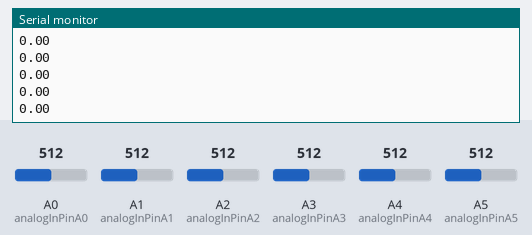
This sketch was run on a simulated Arduino Uno, built with avr-gcc and run on an emulated ATmega328P. On the bench: the last lines printed to the serial monitor. The test bench sets the inputs (shaded band); at power-on: A0 (analogInPinA0) = 512, A2 (analogInPinA2) = 512, A1 (analogInPinA1) = 512, A3 (analogInPinA3) = 512, A4 (analogInPinA4) = 512, A5 (analogInPinA5) = 512.

Above: at 1.2 s.
1.3 s: A0 (analogInPinA0) set to 716
At 2.3 s:
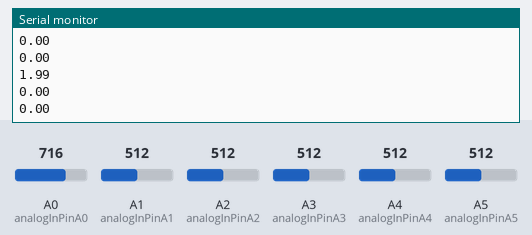
2.8 s: A2 (analogInPinA2) set to 716
4.3 s: A1 (analogInPinA1) set to 306
At 4.8 s:
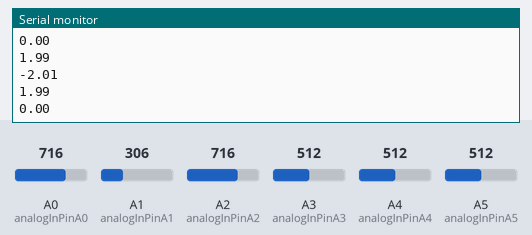
5.8 s: A3 (analogInPinA3) set to 992
At 6.9 s:
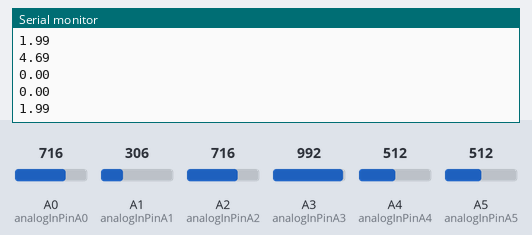
7.3 s: A4 (analogInPinA4) set to 30
At 8.2 s:
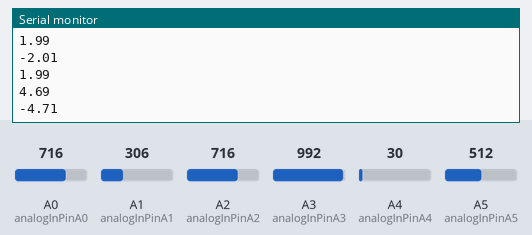
8.8 s: A5 (analogInPinA5) set to 306
At 9.6 s:
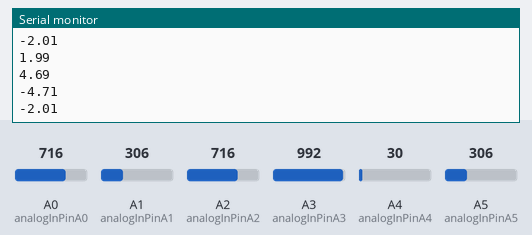
Timing chart, 0 to 11.3 s (numbered marks = the images above; inputs shaded):
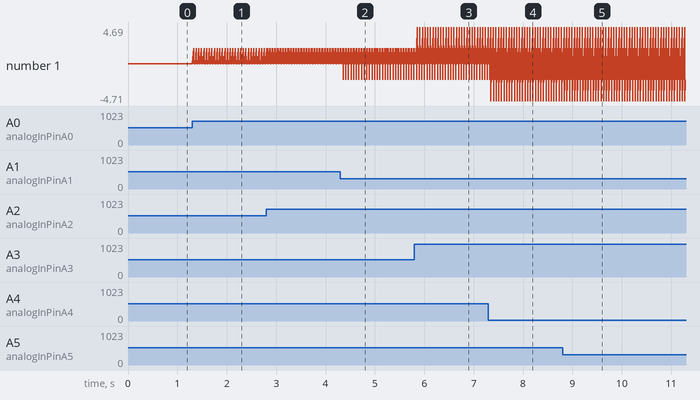

Measured:
- after the input at 1.3 s, the serial monitor: prints a new line at once (image 1)
- after the input at 4.3 s, the serial monitor: prints a new line after 0.06 s (image 2)
- after the input at 5.8 s, the serial monitor: prints a new line after 0.06 s (image 3)
- after the input at 7.3 s, the serial monitor: prints a new line after 0.05 s (image 4)

The sketch:

multiple_accelerometer_data.ino
```cpp
/*
 * Program to gain analogue input from the Arduino
 * Reference: Wiki Page: http://www.geeetech.com/wiki/index.php/LilyPad_Accelerometer_ADXL335
 */

 const int analogInPinA0 = A0; //X axis
 const int analogInPinA1 = A1; //Y axis
 const int analogInPinA2 = A2; //Z axis

 const int analogInPinA3 = A3; //X axis
 const int analogInPinA4 = A4; //Y axis
 const int analogInPinA5 = A5; //Z axis


 void setup(){
    Serial.begin(9600); 	//initialise connection at 9600 bps
 }

 void loop(){
  float x1 = analogRead(analogInPinA0);
  float y1= analogRead(analogInPinA1);
  float z1= analogRead(analogInPinA2);

  float x2 = analogRead(analogInPinA3);
  float y2= analogRead(analogInPinA4);
  float z2= analogRead(analogInPinA5);

  float zero_G =512;  //zero_G  = no acceleration.  Subtract this value from the sensor reading to
 		      //get a shifted sensor reading.
  float scale =102.3; //No. of units when axis changes by 1G
 		      //Divide the shifted sensor reading by scale to get acceleration in Gs.

 //Reading from sensor 1 (cloth)
 Serial.println(((float)x1 - zero_G)/scale);
 Serial.println(((float)y1 - zero_G)/scale);
 Serial.println(((float)z1 - zero_G)/scale);

 //Reading from sensor 2 (non cloth)
 Serial.println(((float)x2 - zero_G)/scale);
 Serial.println(((float)y2 - zero_G)/scale);
 Serial.println(((float)z2 - zero_G)/scale);

 delay(50);
}
```
